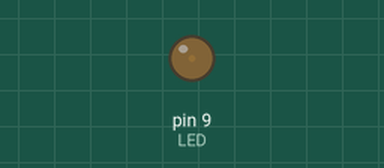
A sketch run on a simulated Arduino Uno, built with avr-gcc and run on an emulated ATmega328P. On the bench: output pins drawn as LEDs (lit = HIGH).

Above: at 0.05 s.
At 2.3 s:
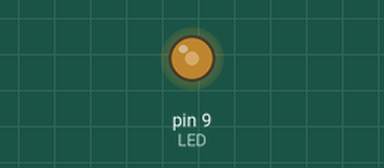
At 4.6 s:
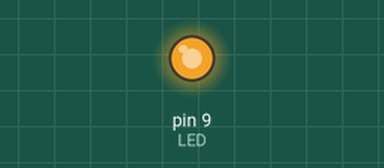
At 9.2 s:
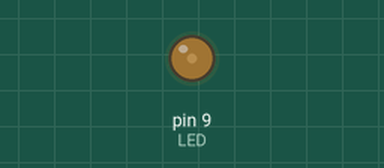
Timing chart, 0 to 13.3 s (numbered marks = the images above):
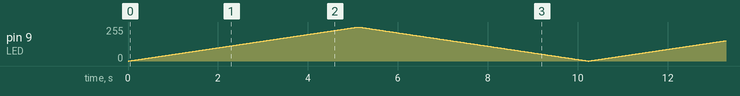

The sketch:

LED_PWN.ino
```cpp
const int LED = 9;    // the pin for the LED
int i = 0;            // we'll use this to cout up and down

void setup(){
  pinMode(LED, OUTPUT);  // tell Arduino LED is an output
}

void loop(){

  for (i = 0; i< 255; i++){  // loop from 0 to 254 (fade in)
    analogWrite(LED, i);     // set the LED brightness
    delay(20);  // wait 10ms because analogWrite
                // is instantaneous and we would
                // not see any change
  }

  delay(20);

  for (i = 255; i> 0; i--){  // loop from 255 to 1 (fade out)
    analogWrite(LED, i);     // set the LED brightness
    delay(20);               // wait 10ms
  }

}
```
